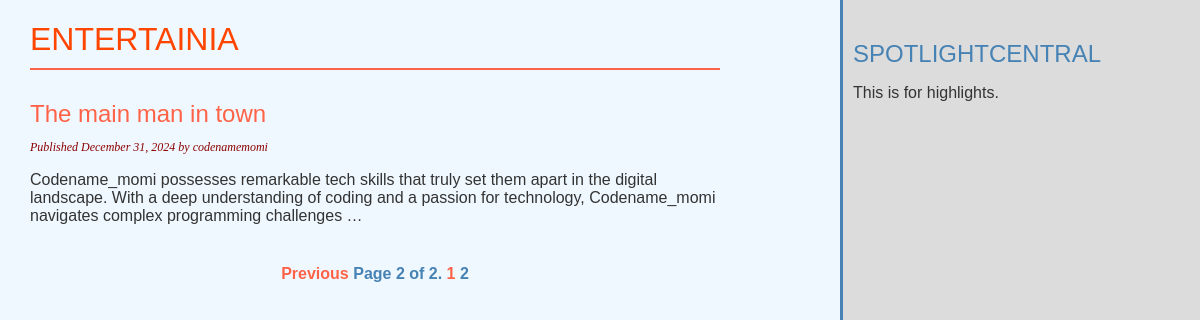
Screenshot of /?page=2 with the database file from the repository.
### spotlightcentral/models.py (models this page shows, shortened)
class Post(models.Model):
    class Status(models.TextChoices):
        DRAFT = 'DF', 'Draft'
        PUBLISHED = 'PB', 'Published'
    title = models.CharField(max_length=250, unique=True)
    slug = models.SlugField(max_length=250, unique_for_date='publish')
    author = models.ForeignKey(
        settings.AUTH_USER_MODEL,
        on_delete=models.CASCADE,
        related_name='spotlightcentral_posts'
    )
    body = models.TextField()
    publish = models.DateTimeField(default=timezone.now)
    created = models.DateTimeField(auto_now_add=True)
    updated = models.DateTimeField(auto_now=True)
    status = models.CharField(max_length=2, choices=Status, default=Status.DRAFT)
    objects = models.Manager()       #default manager
    published = PublishedManager()   #my custom manager
    class Meta:
        ordering = ['-publish']
        indexes = [
            models.Index(fields=['-publish'], name='post_publish_idx'),
        ]
    def get_absolute_url(self):
        return reverse(
            'spotlightcentral:post_detail',
            args=[self.publish.year,
                  self.publish.month,
                  self.publish.day,
                  self.slug
                  ]
        )

### spotlightcentral/views.py (the view)
# urls.py: path('', views.post_list, name= 'post_list'),
def post_list(request):
    post_list = Post.published.all()
    paginator = Paginator(post_list, 4)
    page_number = request.GET.get('page', 1)
    posts = paginator.page(page_number)
    return render(
        request,
        'spotlightcentral/post/list.html',
    {'posts': posts}
    )

### spotlightcentral/models.py (called while the page is built)
    def get_queryset(self):
        return (
            super().get_queryset().filter(status=Post.Status.PUBLISHED)
            )

### spotlightcentral/templates/spotlightcentral/post/list.html (shortened to what this page needs)
{% extends "spotlightcentral/base.html" %}
{% block content %}
  <h1>ENTERTAINIA</h1>
  {% if posts %}
    {% for post in posts %}
      <article>
        <h2>
          <a href="{{ post.get_absolute_url }}">
            {{ post.title }}
          </a>
        </h2>
        <p class="date">
          Published {{ post.publish|date:"F d, Y" }} by {{ post.author }}
        </p>
        {{ post.body|truncatewords:30|linebreaks }}
      </article>
    {% empty %}
      <p>No posts available.</p>
    {% endfor %}
    {% include "spotlightcentral/pagination.html" with page=posts %}
  {% endif %}
{% endblock %}

### spotlightcentral/static/css/spotlightcentral.css (style rules this page uses)
body { margin: 0; padding: 0; font-family: 'Helvetica', sans-serif; box-sizing: border-box; background-color: #f0f8ff; color: #333; }
* { box-sizing: inherit; }
a { color: #ff6347; text-decoration: none; transition: color 0.2s ease, background-color 0.2s ease; }
h1 { font-weight: normal; border-bottom: 2px solid #ff6347; padding: 0 0 10px 0; margin-bottom: 20px; color: #ff4500; }
h2 { font-weight: normal; margin: 30px 0 0; color: #4682b4; }
p.date { color: #8b0000; font-family: 'Georgia', serif; font-size: 12px; font-style: italic; margin-bottom: 10px; }

### rows the page displays
Post: title "The main man in town", publish "December 31, 2024", author "codenamemomi", body "Codename_momi possesses remarkable tech skills that truly set them apart in the digital landscape. With a deep understanding of coding and a passion for technology, Codename_momi navigates complex programming challenges …"

### other values shown
{{ page.number }} "2"
{{ page.paginator.num_pages }} "2"
{{ i }} "1"
{{ i }} "2"
